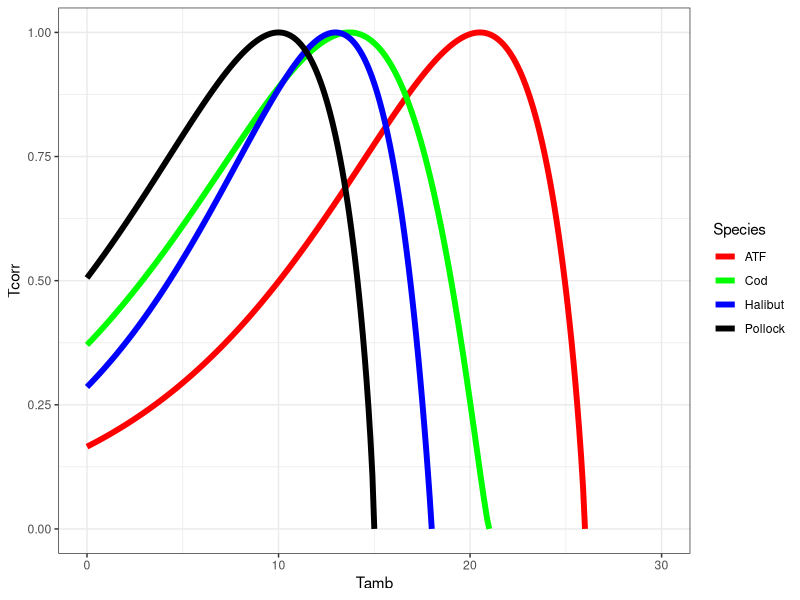
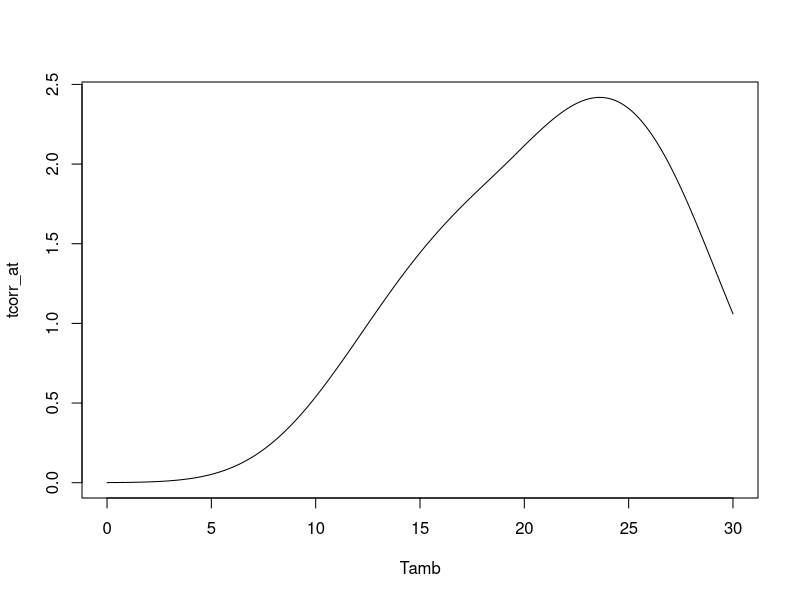
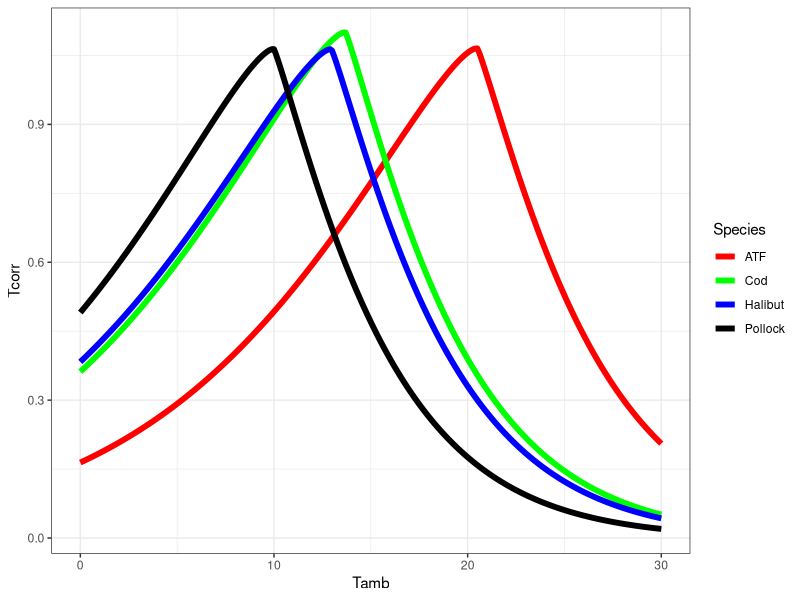
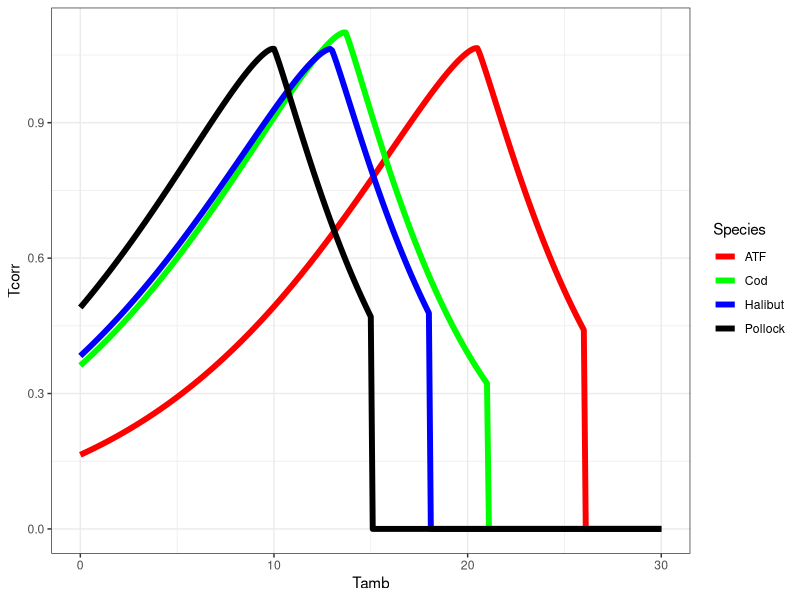

Recreate these plots in R, in order.
# Bioenergetics from CEATTLE
library(tidyverse)

# Goal: fit Gary Griffith's 6-parameter Q10 function to the bioenergetic curves to calculate f(T) in Holsman et al. (2015, 2019)

# Pollock, Cod, and ATF from: Holsman, K. K., & Aydin, K. (2015). Comparative methods for evaluating climate change impacts on the foraging ecology of Alaskan groundfish. Marine Ecology Progress Series, 521, 217–235. https://doi.org/10.3354/meps11102
# Halibut from: Holsman, KK, Aydin, K, Sullivan, J, Hurst, T, Kruse, GH. Climate effects and bottom-up controls on growth and size-at-age of Pacific halibut (Hippoglossus stenolepis) in Alaska (USA). Fish Oceanogr. 2019; 28: 345– 358. https://doi.org/10.1111/fog.12416

dat <- data.frame('Par' = c('Cq', 'Tc0', 'Tcm'),
                  'Pollock' = c(2.6, 10, 15),
                  'Cod' = c(2.41, 13.7, 21),
                  'ATF' = c(2.497, 20.512, 26),
                  'Halibut' = c(3.084, 12.97, 18))

# TC0 is the temperature where laboratory consumption rates are highest, TCM is the maximum water
# temperature above which consumption ceases and CQ approximates the Q10 or the rate at which 
# the function increases over relatively low water temperatures.

make_curve <- function(species, dat, Tamb){
  
  Cq <- dat %>% filter(Par == 'Cq') %>% pull(species)
  Tc0 <- dat %>% filter(Par == 'Tc0') %>% pull(species)
  Tcm <- dat %>% filter(Par == 'Tcm') %>% pull(species)
  
  Y <- log(Cq) * (Tcm - Tc0 + 2)
  Z <- log(Cq) * (Tcm - Tc0)
  X <- (Z^2 * (1 + (1 + 40/Y)^0.5)^2)/400
  V <- (Tcm - Tamb) / (Tcm - Tc0)
  
  Tcorr <- V^X * exp((X * (1 - V)))
  
  return(Tcorr)
  
}

tcorr_frame <- data.frame('Tamb' = seq(0, 30, 0.1)) %>%
  mutate(Pollock = make_curve('Pollock', dat, Tamb),
         Cod = make_curve('Cod', dat, Tamb),
         ATF = make_curve('ATF', dat, Tamb),
         Halibut = make_curve('Halibut', dat, Tamb)) 

tcorr_frame_long <- tcorr_frame %>%
  pivot_longer(-Tamb, names_to = 'Species', values_to = 'Tcorr')


tcorr_frame_long %>%
  ggplot(aes(x = Tamb, y = Tcorr, color = Species))+
  geom_line(size = 2)+
  scale_color_manual(values = c('red','green','blue','black'))+
  theme_bw()


# Atlantis Q10method = 1 --------------------------------------------------
# 6-parameter function

# thi is the original parametrization in the manual/code
coeffA <- 0.851
coeffB <- 1.066 # global
Tc0 <- 19 # optimum for each species
coeffC <- 1 # global
coeffD <- 3 # global
corr <- 1000

Tamb <- seq(0,30,0.1) # temperature

tcorr_at <- log(2) * coeffA * coeffB^Tamb * exp(-coeffC * (abs(Tamb - Tc0)^coeffD) / corr)

plot(Tamb, tcorr_at, 'l')

# Fit model for single species --------------------------------------------

set.seed(999)

all_species <- unique(tcorr_frame_long$Species)
all_Tc0 <- unlist(dat[2,2:5])

par_vector <- matrix(0, nrow = length(all_species), ncol = 5)

# as initial values for the parameters, use the defaults from GG
start_tcorr <- c(log(0.851), log(1.066), log(1), log(3), log(1000)) # these are the initial values in the Atlantis manual

for(i in 1:length(all_species)){
  
  this_data <- tcorr_frame %>% 
    select(Tamb, all_species[i]) %>% 
    set_names(c('Tamb','Tcorr')) %>% 
    filter(!is.nan(Tcorr)) 
  
  this_Tc0 <- all_Tc0[i]
  
  fit_at_tcorr <- function(par, dat, Tc0){
    
    coeffA <- exp(par[1])
    coeffB <- exp(par[2]) # global
    coeffC <- exp(par[3]) # global
    coeffD <- exp(par[4]) # global
    corr <- exp(par[5])
    
    #data
    Tamb <- dat$Tamb
    Tcorr <- dat$Tcorr
    
    #gg
    Tcorr_at <- log(2) * coeffA * coeffB^Tamb * exp(-coeffC * (abs(Tamb - Tc0)^coeffD) / corr)
    
    obj_fun <- sum((log1p(Tcorr)-log1p(Tcorr_at))^2)
    obj_fun
  }
  
  tcorr_fit <- optim(start_tcorr, fit_at_tcorr, dat = this_data, Tc0 = this_Tc0)
  
  par_vector[i,] <- exp(tcorr_fit$par)
}

# Global fixed ------------------------------------------------------------

# set values of the global parameters to some defaults: defaults chosen based on values that work with some of the single-species fitting above
# taking an average of them will not work, q10 1 is EXTREMELY sensitive to input values
# fitting all ot once will not work with optim(), probably way overparameterized

# fit the rest species by species

Tamb <- seq(0,30,0.1) # temperature

fit_at_tcorr <- function(par, dat, Tc0){
  
  # par <- start_tcorr_POL
  # dat <- this_data_POL
  # Tc0 <- 10
  
  coeffA <- exp(par[1])
  coeffB <- 0.95 # global
  coeffC <- 7 # global
  coeffD <- 1.2 # global
  corr <- exp(par[2])
  
  #data
  Tamb <- dat$Tamb
  Tcorr <- dat$Tcorr
  
  #gg
  Tcorr_at <- log(2) * coeffA * coeffB^Tamb * exp(-coeffC * (abs(Tamb - Tc0)^coeffD) / corr)
  
  obj_fun <- sum((log1p(Tcorr)-log1p(Tcorr_at))^2)
  obj_fun
}

# use as starting values the parameter estimates from the first fit
start_tcorr_POL <- c(log(par_vector[1,1]), log(par_vector[1,5]))
start_tcorr_COD <- c(log(par_vector[2,1]), log(par_vector[2,5]))
start_tcorr_ATF <- c(log(par_vector[3,1]), log(par_vector[3,5]))
start_tcorr_HAL <- c(log(par_vector[4,1]), log(par_vector[4,5]))

# make data
this_data_POL <- tcorr_frame %>% select(Tamb, Pollock) %>% filter(!is.nan(Pollock)) %>% set_names(c('Tamb','Tcorr'))
this_data_COD <- tcorr_frame %>% select(Tamb, Cod) %>% filter(!is.nan(Cod)) %>% set_names(c('Tamb','Tcorr'))
this_data_ATF <- tcorr_frame %>% select(Tamb, ATF) %>% filter(!is.nan(ATF)) %>% set_names(c('Tamb','Tcorr'))
this_data_HAL <- tcorr_frame %>% select(Tamb, Halibut) %>% filter(!is.nan(Halibut)) %>% set_names(c('Tamb','Tcorr'))

# fit
tcorr_fit_POL <- optim(start_tcorr_POL, fit_at_tcorr, dat = this_data_POL, Tc0 = 10)
tcorr_fit_COD <- optim(start_tcorr_COD, fit_at_tcorr, dat = this_data_COD, Tc0 = 13.7)
tcorr_fit_ATF <- optim(start_tcorr_ATF, fit_at_tcorr, dat = this_data_ATF, Tc0 = 20.512)
tcorr_fit_HAL <- optim(start_tcorr_HAL, fit_at_tcorr, dat = this_data_HAL, Tc0 = 12.97)

#pol
fit_A_POL <- exp(tcorr_fit_POL$par[1])
fit_corr_POL <- exp(tcorr_fit_POL$par[2])
#cod
fit_A_COD <- exp(tcorr_fit_COD$par[1])
fit_corr_COD <- exp(tcorr_fit_COD$par[2])
#atf
fit_A_ATF <- exp(tcorr_fit_ATF$par[1])
fit_corr_ATF <- exp(tcorr_fit_ATF$par[2])
#halibut
fit_A_HAL <- exp(tcorr_fit_HAL$par[1])
fit_corr_HAL <- exp(tcorr_fit_HAL$par[2])

# make predictions and see how they align
T_test <- seq(0,30,0.1)

fit_tcorr_POL <- log(2) * fit_A_POL * 0.95^T_test * exp(-7 * (abs(T_test - 10)^1.2) / fit_corr_POL)
fit_tcorr_COD <- log(2) * fit_A_COD * 0.95^T_test * exp(-7 * (abs(T_test - 13.7)^1.2) / fit_corr_COD)
fit_tcorr_ATF <- log(2) * fit_A_ATF * 0.95^T_test * exp(-7 * (abs(T_test - 20.512)^1.2) / fit_corr_ATF)
fit_tcorr_HAL <- log(2) * fit_A_HAL * 0.95^T_test * exp(-7 * (abs(T_test - 12.97)^1.2) / fit_corr_ATF)

fit_tcorr <- data.frame(T_test, fit_tcorr_POL, fit_tcorr_COD, fit_tcorr_ATF, fit_tcorr_HAL) %>%
  set_names(c('Tamb', 'Pollock', 'Cod', 'ATF', 'Halibut')) %>%
  pivot_longer(-Tamb, names_to = 'Species', values_to = 'Tcorr')

fit_tcorr %>% ggplot(aes(x = Tamb, y = Tcorr, color = Species))+
  geom_line(size = 2)+
  scale_color_manual(values = c('red','green','blue','black'))+
  theme_bw()

write.csv(data.frame('Parameter' = c('temp_coefftA_POL','q10_correction_POL',
  'temp_coefftA_COD','q10_correction_COD',
  'temp_coefftA_ATF','q10_correction_ATF',
  'temp_coefftA_HAL','q10_correction_HAL',
  'temp_coeffB',
  'temp_coeffC',
  'temp_exp'),
  'Value' = c(fit_A_POL, fit_corr_POL, fit_A_COD, fit_corr_COD, fit_A_ATF, fit_corr_ATF, fit_A_HAL, fit_corr_HAL, 0.95, 7, 1.2)),
  file = 'params_q10.csv', row.names = F)

# Merge with thermal maxima ----------------------------------------------

# It is interesting to note that the thermal optima and maximum temperatures we get from Aquamaps are 
# generally lower than the values used in Holsman and Aydin (2015)
# TODO: check those as it will be important to get those right

# Tcm is the temperature after which consumption ceased in the lab setting from Holsman and Aydin (2015)

fit_tcorr <- fit_tcorr %>%
  rowwise() %>%
  mutate(Tcm = ifelse(Species == 'Pollock', 15, ifelse(Species == 'Cod', 21, ifelse(Species == 'ATF', 26, 18)))) %>%
  mutate(Tcorr = ifelse(Tamb <= Tcm, Tcorr, 0))

fit_tcorr %>% ggplot(aes(x = Tamb, y = Tcorr, color = Species))+
  geom_line(size = 2)+
  scale_color_manual(values = c('red','green','blue','black'))+
  theme_bw()
